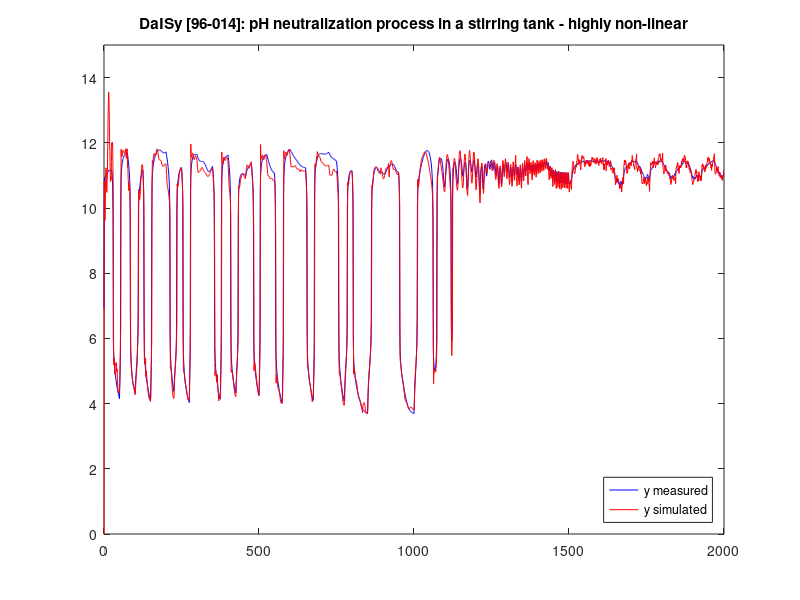

This chart was generated by the following MATLAB code:
%{
Contributed by:
	Jairo Espinosa
	K.U.Leuven ESAT-SISTA
	K.Mercierlaan 94
	B3001 Heverlee
	Jairo.Espinosa@esat.kuleuven.ac.be

Description:
	Simulation data of a pH neutralization process in a constant volume
	stirring tank. 
	Volume of the tank 1100 liters 
	Concentration of the acid solution (HAC) 0.0032 Mol/l
	Concentration of the base solution (NaOH) 0,05 Mol/l
Sampling:
	10 sec
Number:
	2001
Inputs:
	u1: Acid solution flow in liters
	u2: Base solution flow in liters

Outputs:
	y: pH of the solution in the tank

References:
	T.J. Mc Avoy, E.Hsu and S.Lowenthal, Dynamics of pH in controlled 
	stirred tank reactor, Ind.Eng.Chem.Process Des.Develop.11(1972)
	71-78

Properties:
	Highly non-linear system.

Columns:
	Column 1: time-steps
	Column 2: input u1
	Column 3: input u2
	Column 4: output y

Category:
	Process industry systems

%}

clear all, close all, clc

load pHdata.dat
U=pHdata(:,2:3);
Y=pHdata(:,4);


dat = iddata (Y, U)

[sys, x0] = moen4 (dat, 's', 15, 'n', 6, 'noise', 'k')     % s=15, n=6


[y, t] = lsim (sys, [U, Y], [], x0);

err = norm (Y - y, 1) / norm (Y, 1)
st = isstable (sys)

figure (1)
plot (t, Y(:,1), 'b', t, y(:,1), 'r')
ylim ([0, 15])
title ('DaISy [96-014]: pH neutralization process in a stirring tank - highly non-linear')
legend ('y measured', 'y simulated', 'location', 'southeast')


